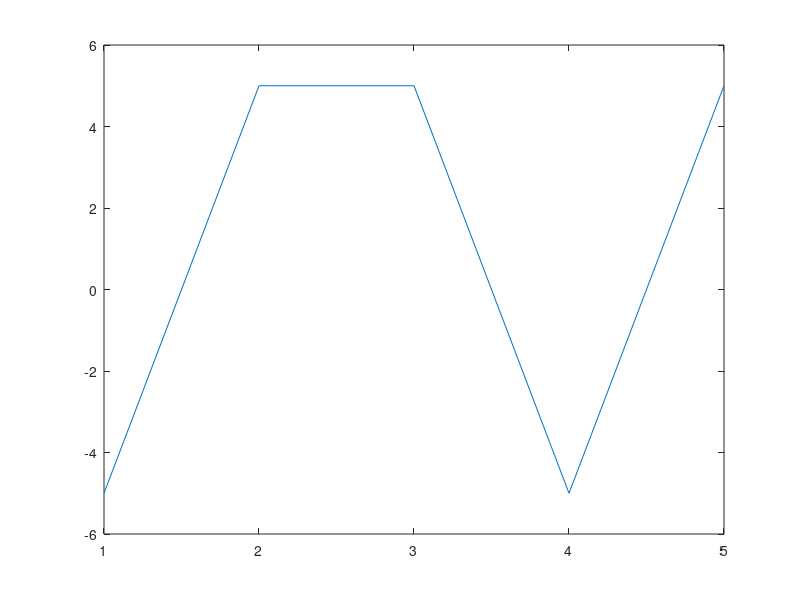

Reproduce this figure in MATLAB.
clear;clc;close all;

%% Paramètres
Fe=2e7;
Ts = 1e-6;
Fse=Ts*Fe;
bk = [1,0,0,1,0];

%% Emetteur

p_t = 0.5*([-1*ones(Fse/2,1);ones(Fse/2,1)]); %Filtre

A_k=real(pskmod(bk, 2)); %Symboles

sl_t=A_k(1).*p_t;
for i=A_k(:,2:5)
    sl_t = [sl_t ; i.*p_t];
end
sl_t = sl_t+0.5;

%% Recepteur

rl_t= conv(sl_t,(-p_t));
Debut=20;
Fin=length(bk)*Fse;
rm= rl_t(Debut:Fse:Fin);

%rm=downsample(rl_t,Fse);

bk_chap=zeros(5,1);

plot(rm)
for j=1:5
    if rm(j)>1
        bk_chap(j)=0;
    else
        bk_chap(j)=1;
    end
end

        
